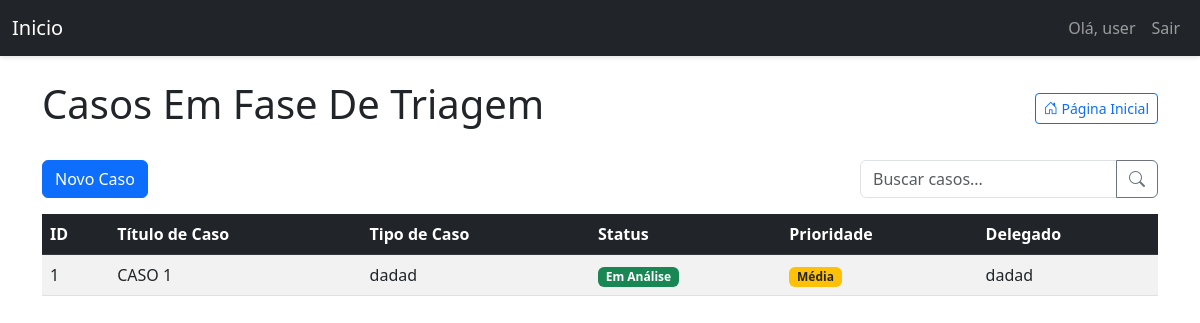
The app's page /dashboard/ (signed in), older data.
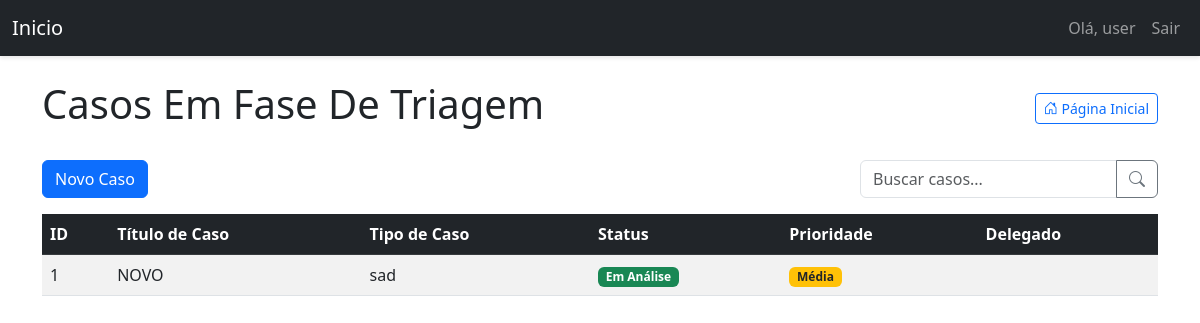
The same page, newer data.
### models.py (models this page shows, shortened)
class User(UserMixin, db.Model):
    id = db.Column(db.Integer, primary_key=True)
    username = db.Column(db.String(64), index=True, unique=True)
    email = db.Column(db.String(120), index=True, unique=True)
    password_hash = db.Column(db.String(128))
    is_admin = db.Column(db.Boolean, default=False)
    tickets = db.relationship('Ticket', backref='author', lazy='dynamic', cascade="all, delete-orphan")
    comments = db.relationship('Comment', backref='author', lazy='dynamic', cascade="all, delete-orphan")
    attachments = db.relationship('Attachment', backref='author', lazy='dynamic')
    appointments = db.relationship('Appointment', backref='user', lazy='dynamic', cascade="all, delete-orphan")
    advogados = db.relationship('Advogado', backref='owner_user', lazy='dynamic', cascade="all, delete-orphan")

class Ticket(db.Model):
    id = db.Column(db.Integer, primary_key=True)
    ticket_code = db.Column(db.String(30), unique=True)
    title = db.Column(db.String(140))
    description = db.Column(db.Text)
    case_number = db.Column(db.String(50))
    status = db.Column(db.String(20), default='Em Análise')
    priority = db.Column(db.String(20), default='Média')
    created_at = db.Column(db.DateTime, index=True, default=datetime.utcnow)
    updated_at = db.Column(db.DateTime, index=True, default=datetime.utcnow)
    user_id = db.Column(db.Integer, db.ForeignKey('user.id'))
    delegado = db.Column(db.String(100))
    comments = db.relationship('Comment', backref='ticket', lazy='dynamic', cascade="all, delete-orphan")
    attachments = db.relationship('Attachment', backref='ticket', lazy='dynamic', cascade="all, delete-orphan")
    todos = db.relationship('TodoItem', backref='ticket', lazy='dynamic', cascade="all, delete-orphan")

### triagem/routes/dashboard.py (the view)
@dashboard_bp.route('/')  # Rota vazia, que combina com o prefixo '/dashboard' em app.py
@login_required
def dashboard():
    search_term = request.args.get('search', '')
    query = Ticket.query
    if not current_user.is_admin:
        query = query.filter(Ticket.user_id == current_user.id)
    if search_term:
        query = query.filter(
            (Ticket.title.ilike(f'%{search_term}%')) |
            (Ticket.case_number.ilike(f'%{search_term}%')) |
            (Ticket.description.ilike(f'%{search_term}%'))
        )
    status_order = {'Em Análise': 1, 'Em Espera': 2, 'Arquivado': 3}
    priority_order = {'Alta': 1, 'Média': 2, 'Baixa': 3}
    query = query.order_by(
        db.case(status_order, value=Ticket.status),
        db.case(priority_order, value=Ticket.priority),
        Ticket.updated_at.desc()
    )
    tickets = query.all()
    return render_template('dashboard.html', tickets=tickets, search_term=search_term)

### triagem/templates/dashboard.html (shortened to what this page needs)
{% extends "base.html" %}
{% block content %}
<div class="d-flex justify-content-between align-items-center mb-4 flex-wrap">
    <h1>Casos Em Fase De Triagem</h1>
    <a href="{{ url_for('main.index') }}" class="btn btn-outline-primary btn-sm">
        <i class="bi bi-house-door"></i> Página Inicial
    </a>
</div>
<div class="d-flex justify-content-between mb-3 flex-wrap">
    <a href="{{ url_for('ticket.create_ticket') }}" class="btn btn-primary">Novo Caso</a>
    <form method="GET" action="{{ url_for('dashboard.dashboard') }}" class="d-flex ms-md-auto mt-2 mt-md-0">
        <div class="input-group">
            <input type="text" name="search" class="form-control" placeholder="Buscar casos..." value="{{ request.args.get('search', '') }}">
            <button class="btn btn-outline-secondary" type="submit">
                <i class="bi bi-search"></i>
            </button>
        </div>
    </form>
</div>
<div class="table-responsive">
    <table class="table table-striped table-hover">
        <thead class="table-dark">
            <tr>
                <th>ID</th>
                <th>Título de Caso</th>
                <th>Tipo de Caso</th>
                <th>Status</th>
                <th>Prioridade</th>
                <th>Delegado</th>
            </tr>
        </thead>
        <tbody>
            {% for ticket in tickets %}
            <tr class="clickable-row" data-href="{{ url_for('ticket.view_ticket', ticket_id=ticket.id) }}">
                <td>{{ ticket.id }}</td>
                <td>{{ ticket.title }}</td>
                <td>{{ ticket.case_number }}</td>
                <td>
                    <span class="badge
                        {% if ticket.status == 'Em Análise' %}bg-success
                        {% elif ticket.status == 'Em Espera' %}bg-warning text-dark
                        {% elif ticket.status == 'Arquivado' %}bg-secondary
                        {% else %}bg-info{% endif %}">
                        {{ ticket.status }}
                    </span>
                </td>
                <td>
                    <span class="badge
                        {% if ticket.priority == 'Alta' %}bg-danger
                        {% elif ticket.priority == 'Média' %}bg-warning text-dark
                        {% elif ticket.priority == 'Baixa' %}bg-info
                        {% else %}bg-secondary{% endif %}">
                        {{ ticket.priority }}
                    </span>
                </td>
                <td>{{ ticket.delegado }}</td>
            </tr>
            {% endfor %}
        </tbody>
    </table>
</div>
{% endblock %}

### triagem/templates/base.html (shortened to what this page needs)
<!DOCTYPE html>
<html lang="pt-BR">
<head>
    {% block styles %}
        <link rel="stylesheet" href="https://cdn.jsdelivr.net/npm/bootstrap-icons@1.8.0/font/bootstrap-icons.css">
        <link rel="stylesheet" href="{{ url_for('static', filename='css/triagem.css') }}">
        <link href="https://cdn.jsdelivr.net/npm/bootstrap@5.3.0/dist/css/bootstrap.min.css" rel="stylesheet">
    {% endblock %}
</head>
<body>
    <nav class="navbar navbar-expand-lg navbar-dark bg-dark">
        <div class="container-fluid">
            <a class="navbar-brand" href="{{ url_for('main.index') }}">Inicio</a>
            <div class="collapse navbar-collapse" id="navbarNav">
                <ul class="navbar-nav ms-auto">
                    {% if current_user.is_authenticated %}
                    <li class="nav-item">
                        <span class="nav-link">Olá, {{ current_user.username }}</span>
                    </li>
                    <li class="nav-item">
                        <a class="nav-link" href="{{ url_for('auth.logout') }}">Sair</a>
                    </li>
                    {% else %}
                    <li class="nav-item">
                        <a class="nav-link" href="{{ url_for('auth.login') }}">Login</a>
                    </li>
                    {% endif %}
                </ul>
            </div>
        </div>
    </nav>
    <div class="container mt-4">
        {% block content %}{% endblock %}
    </div>
</body>
</html>

### static/css/triagem.css (style rules this page uses)
body { background-color: #f8f9fa; padding-bottom: 50px; font-family: 'Open Sans', sans-serif; }
.navbar { box-shadow: 0 2px 4px rgba(0,0,0,.1); }
.table th { background-color: #f8f9fa; }
.badge { font-weight: 500; }
::placeholder { color: #6c757d; opacity: 1; }
.clickable-row { cursor: pointer; }

Row changes from the older to the newer data that the page shows:
changed Ticket "Em Análise": title "CASO 1" → "NOVO"; case_number "dadad" → "sad"; delegado "dadad" → (not shown)
